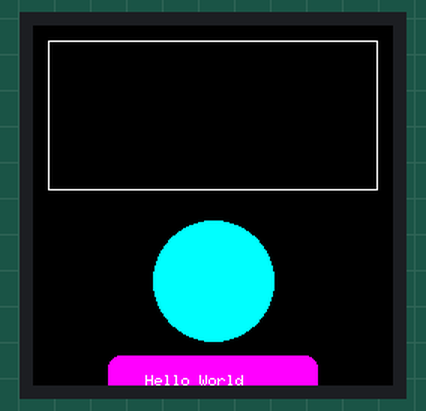
Bench run of a sketch on a simulated ESP32-S3. Parts: 240×240 colour display. What the sketch prints to the serial monitor is not drawn.

Above: at 7.5 s.

The sketch:

test2.ino
```cpp
// ESP32-S3 ST7789 屏幕驱动测试
// 1.69寸 IPS TFT 240x280 ST7789
// 使用 TFT_eSPI 库

#include <SPI.h>
#include <TFT_eSPI.h>

TFT_eSPI tft = TFT_eSPI();

void setup() {
  Serial.begin(115200);
  delay(2000);
  Serial.println("ST7789 屏幕测试开始...");

  tft.init();
  tft.setRotation(0);  // 竖屏 240x240

  // 测试1: 纯色填充
  Serial.println("测试1: 红色填充");
  tft.fillScreen(TFT_RED);
  delay(1000);

  Serial.println("测试2: 绿色填充");
  tft.fillScreen(TFT_GREEN);
  delay(1000);

  Serial.println("测试3: 蓝色填充");
  tft.fillScreen(TFT_BLUE);
  delay(1000);

  // 测试2: 文字显示
  Serial.println("测试4: 文字显示");
  tft.fillScreen(TFT_BLACK);
  tft.setTextColor(TFT_WHITE, TFT_BLACK);
  tft.setTextSize(2);
  tft.setCursor(30, 20);
  tft.println("AI-Bot");
  tft.setTextSize(1);
  tft.setCursor(30, 60);
  tft.println("ST7789 240x280");
  tft.setCursor(30, 80);
  tft.println("Screen Test OK!");
  delay(2000);

  // 测试3: 几何图形
  Serial.println("测试5: 几何图形");
  tft.fillScreen(TFT_BLACK);
  tft.drawRect(10, 10, 220, 100, TFT_WHITE);
  tft.fillCircle(120, 170, 40, TFT_CYAN);
  tft.drawLine(0, 240, 240, 240, TFT_YELLOW);
  tft.fillRoundRect(50, 220, 140, 40, 8, TFT_MAGENTA);
  tft.setTextColor(TFT_WHITE);
  tft.setTextSize(1);
  tft.setCursor(75, 233);
  tft.println("Hello World");

  Serial.println("所有测试完成!");
}

void loop() {
  // 循环显示彩色渐变条
  static uint32_t lastUpdate = 0;
  static int offset = 0;

  if (millis() - lastUpdate > 50) {
    lastUpdate = millis();
    for (int y = 260; y < 280; y++) {
      for (int x = 0; x < 240; x++) {
        uint16_t color = tft.color565((x + offset) & 0xFF, (y * 4) & 0xFF, 128);
        tft.drawPixel(x, y, color);
      }
    }
    offset += 2;
  }
}
```
